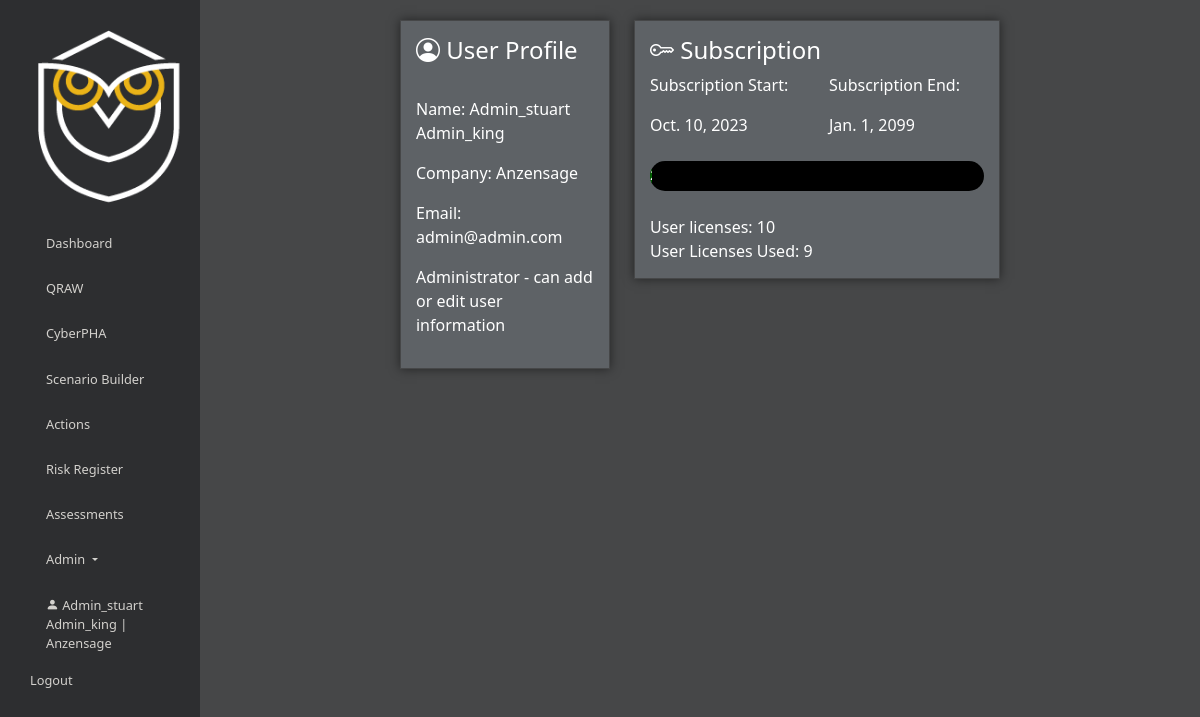
/accounts/profile/ (signed in), run on the app's committed database.
### accounts/models.py (models this page shows, shortened)
class UserProfile(models.Model):
    user = models.OneToOneField(User, on_delete=models.CASCADE)
    organization = models.ForeignKey(Organization, on_delete=models.CASCADE)
    must_change_password = models.BooleanField(default=True)
    abuse_flag = models.BooleanField(default=False)
    jobtitle = models.CharField(max_length=100, default='')
    role_moderator = models.BooleanField(default=False)
    role_readonly = models.BooleanField(default=False)
    phone_number = models.CharField(max_length=15, blank=True, null=True)
    two_factor_confirmed = models.BooleanField(default=False)
    failed_login_attempts = models.IntegerField(null=True, default=0)
    class Meta:
        db_table = 'userprofile'
        managed = True

class Organization(models.Model):
    id = models.AutoField(primary_key=True)
    name = models.CharField(max_length=255)
    address = models.TextField(null=True, blank=True)
    address2 = models.TextField(null=True, blank=True)
    city = models.TextField(null=True, blank=True)
    state = models.TextField(null=True, blank=True)
    zip = models.TextField(null=True, blank=True)
    country = models.TextField(null=True, blank=True)
    subscription_type = models.ForeignKey(SubscriptionType, on_delete=models.SET_NULL, null=True, blank=True)
    subscription_status = models.BooleanField(default=False)
    subscription_start = models.DateField(null=True, blank=True)
    subscription_end = models.DateField(null=True, blank=True)
    max_users = models.IntegerField(default=1, null=False)
    create_date = models.DateTimeField(auto_now_add=True)
    created_by = models.ForeignKey(settings.AUTH_USER_MODEL, on_delete=models.CASCADE,
                                   related_name='organization_creators')
    last_updated = models.DateTimeField(auto_now=True)
    class Meta:
        db_table = 'organization'
        managed = True

### accounts/views.py (the view)
# urls.py: path('profile/', views.profile_view, name='profile'),
@login_required
def profile_view(request):
    user = request.user
    profile = UserProfile.objects.get(user=user)
    org_data = get_organization_details(request)
    total_days = (org_data['subscription_end'] - org_data['subscription_start']).days
    days_remaining = (org_data['subscription_end'] - date.today()).days
    percentage_complete = ((total_days - days_remaining) / total_days) * 100
    context = {
        'user': user,
        'profile': profile,
        'org_data': org_data,
        'percentage_complete': percentage_complete,
        'days_remaining': days_remaining
    }
    return render(request, 'accounts/profile.html', context)

### accounts/views.py (called while the page is built)
@login_required()
def get_organization_details(request):
    org_id = request.user.userprofile.organization_id
    org = Organization.objects.get(id=org_id)
    user_count = UserProfile.objects.filter(organization=org).count()
    data = {
        'id': org.id,  # This will give you the organization ID
        'name': org.name,
        'address': org.address,
        'address2': org.address2,
        'city': org.city,
        'state': org.state,
        'zip': org.zip,
        'country': org.country,
        'max_users': org.max_users,
        'subscription_status': org.subscription_status,
        'subscription_start': org.subscription_start,
        'subscription_end': org.subscription_end,
        'user_count': user_count
    }
    return data

### accounts/templates/accounts/profile.html (shortened to what this page needs)
{% load static %}
<!DOCTYPE html>
<html lang="en">
<head>
    <link href="https://cdn.jsdelivr.net/npm/bootstrap@5.0.2/dist/css/bootstrap.min.css" rel="stylesheet">
    <link rel="stylesheet" href="https://cdnjs.cloudflare.com/ajax/libs/bootstrap-select/1.13.1/css/bootstrap-select.min.css">
    <link href="https://cdn.jsdelivr.net/npm/bootstrap-icons@1.7.1/font/bootstrap-icons.css" rel="stylesheet">
    <link rel="stylesheet" type="text/css" href="https://cdn.datatables.net/1.10.25/css/jquery.dataTables.css">
    {% load django_bootstrap5 %}
    {% bootstrap_css %}
</head>
<body>
    <div class="container-fluid">
        <div class="row">
            <nav class="col-md-3 col-lg-2 d-md-block sidebar collapse" id="sidebarMenu">
                <div class="sidebar-sticky">
                    <div class="sidebar-logo">
                        <img src="{% static 'images/anzen_owl.png' %}" class="img-fluid" alt="Logo">
                    </div>
                    <ul class="nav flex-column nav-sidebar">
                        <li class="nav-item">
                            <a class="nav-link" href="{% url 'OTRisk:dashboardhome' %}">Dashboard</a>
                        </li>
                        <li class="nav-item">
                            <a class="nav-link" href="{% url 'OTRisk:qraw' %}">QRAW</a>
                        </li>
                        <li class="nav-item">
                            <a class="nav-link" href="{% url 'OTRisk:iotaphamanager' %}">CyberPHA</a>
                        </li>
                        <li class="nav-item menu-item">
                            <a class="nav-link" href="{% url 'OTRisk:scenario_sim' %}">Scenario Builder</a>
                        </li>
                        <li class="nav-item menu-item">
                            <a class="nav-link" href="{% url 'OTRisk:ra_actions_view_default' %}">Actions</a>
                        </li>
                        <li class="nav-item menu-item">
                            <a class="nav-link" href="{% url 'OTRisk:risk_register' %}">Risk Register</a>
                        </li>
                        <li class="nav-item menu-item">
                            <a class="nav-link" href="{% url 'OTRisk:list_frameworks' %}">Assessments</a>
                        </li>
                        <li class="nav-item dropdown">
                            <a class="nav-link dropdown-toggle" href="#" id="navbarDropdown" role="button" data-bs-toggle="dropdown" aria-expanded="false">
                                Admin
                            </a>
                         </li>
                    <li class="nav-item menu-item">
                        <a class="nav-link" href="{% url 'accounts:profile' %}">
                        <i class="bi bi-person-fill"></i> {{ user.first_name }} {{ user.last_name }} | {{ user.userprofile.organization.name }}
                        </a>
                        </li>
                        <li class="nav-item menu-item">
                        <form action="{% url 'logout' %}" method="post">
                        <button type="submit" class="nav-link" style="background:none; border:none; padding:0; margin:0; color:inherit;">Logout</button>
                    </form>
                        </li>
                        </ul>
                </div>
            </nav>
            <main role="main" class="col-md-9 ml-sm-auto col-lg-10 px-4">
                <div class="content">
                     <div class="row">
                        <div class="col-md-2"></div>
                        <div class="col-md-3">
                                <div class="form-group">
            <div class="card-style" style="color: white">
                <h4><i class="bi bi-person-circle"></i> User Profile</h4>
                <br>
                <p>Name: {{ user.first_name }} {{ user.last_name }}</p>
                <p>Company: {{ user.userprofile.organization.name }}</p>
                <p>Email: {{ user.email }}</p>
                <p>
                    {% if user.is_superuser %}
                        Administrator - can add or edit user information
                    {% else %}
                        Standard User
                    {% endif %}
                </p>
            </div>
            </div>
                        </div>
                        <div class="col-md-5">
            <div class="form-group">
            <div class="card-style" style="color: white">
                <h4><i class="bi bi-key"></i> Subscription</h4>
                <div class="row">
                    <div class="col-md-6">
                        <p>Subscription Start:</p>
                        {{ org_data.subscription_start }}
                    </div>
                    <div class="col-md-6">
                        <p>Subscription End:</p>
                        {{ org_data.subscription_end }}
                    </div>
                </div>
                <br>
                <div class="progress" style="background-color: black; height: 30px; border-radius: 15px;">
                </div>
                <br>
                User licenses: {{ org_data.max_users }}<br>
                User Licenses Used: {{ org_data.user_count }}
            </div>
            </div>
        </div>
                        <div class="col-md-2"></div>
                    </div>
                </div>
            </main>
        </div>
    </div>
</body>
</html>

### accounts/templates/accounts/profile.html (style rules this page uses)
.form-group { border: 1px solid #464748; box-shadow: 0 0 10px 0 rgba(0, 0, 0, 0.5); background-color: #5E6266; padding: 15px; }
body { background-color: #464748; color: #d3d1cd; }
.sidebar { height: 100vh; background-color: #2D2E30; padding: 20px 0; width: 200px; }
.sidebar-logo { padding: 10px 15px; text-align: center; }
.nav-sidebar { display: flex; flex-direction: column; padding-left: 0; list-style: none; }
.nav-sidebar .nav-item { padding: 5px 10px; margin: 0 10%; }
.nav-sidebar .nav-link { color: #d3d1cd; border-radius: 0; transition: color 0.3s ease-in-out; font-size: 0.8em; }
.content { padding: 20px; }

### data on the page
Organization: subscription_start "Oct. 10, 2023", subscription_end "Jan. 1, 2099"

### other printed values
{{ user.first_name }} "Admin_stuart"
{{ user.last_name }} "Admin_king"
{{ user.userprofile.organization.name }} "Anzensage"
{{ user.email }} "admin@admin.com"
{{ org_data.max_users }} "10"
{{ org_data.user_count }} "9"
